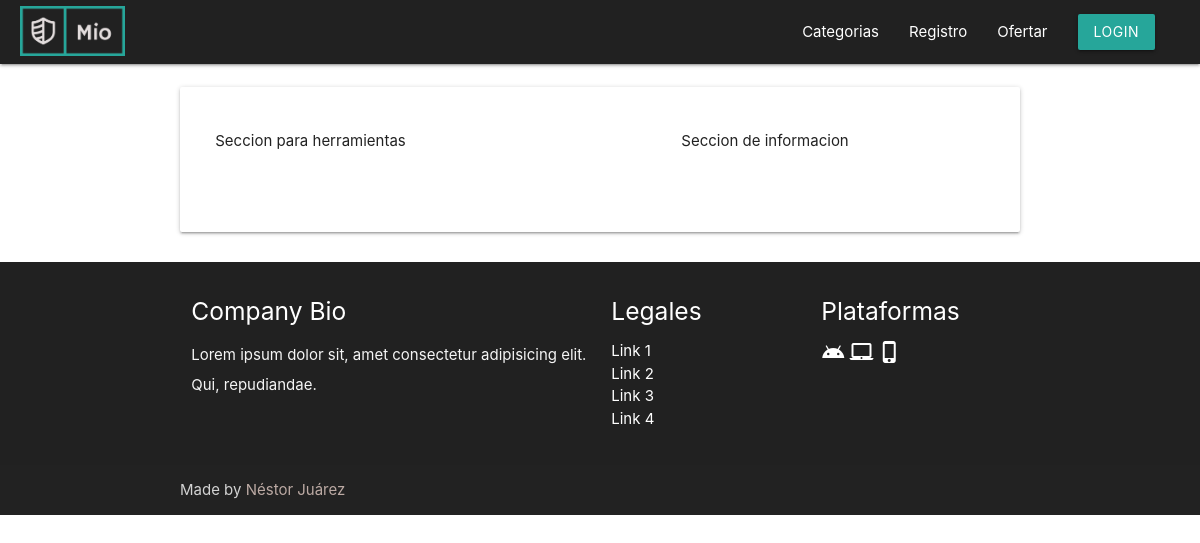
Before: /perfil/ with the older database file.
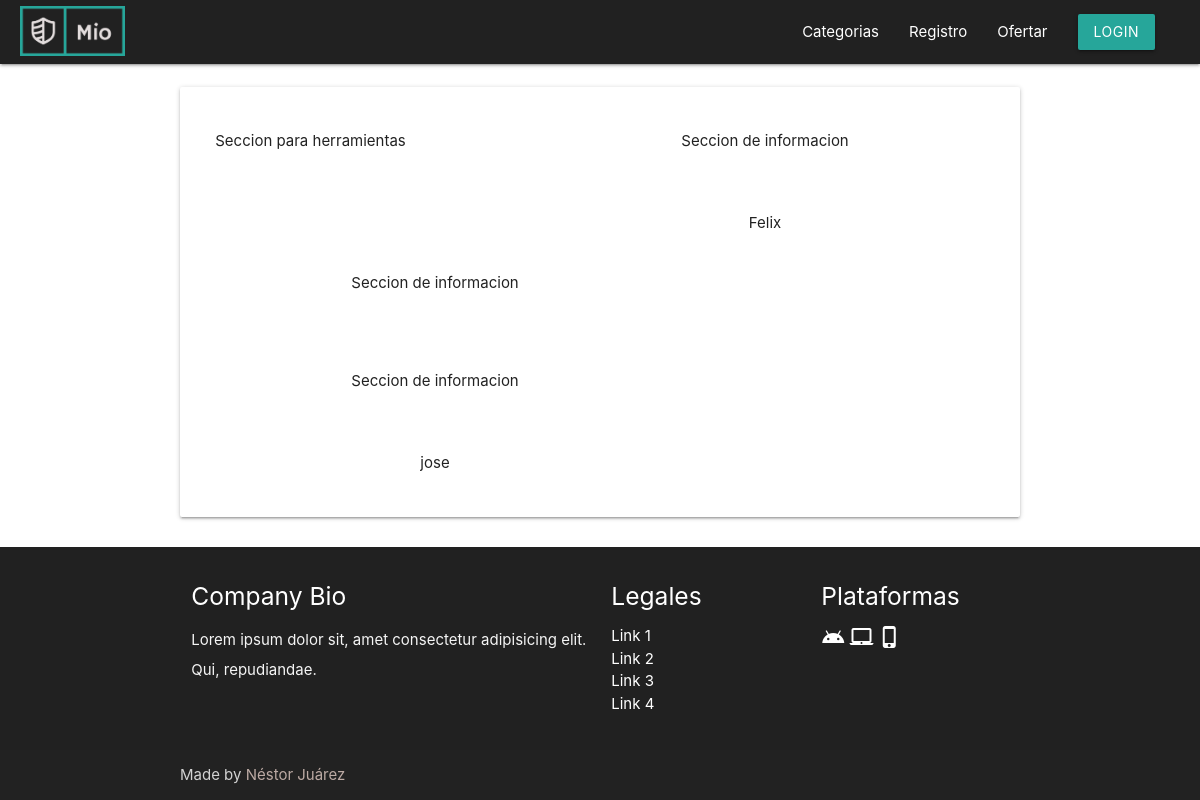
After: the same page with the newer database file.
### subastas_app/models.py (models this page shows, shortened)
class User(AbstractUser):
    first_name = models.CharField(max_length=150, null=False, blank=False, unique=False)
    last_name = models.CharField(max_length=150, unique=False)
    GENERO = [
    ("H", "Hombre"),
    ("M", "Mujer"),
    ("O", "Otro"),
    ]
    genere = models.CharField(max_length=1, choices=GENERO)
    date_birth = models.DateField(null=True, blank=True)
    username = models.CharField(unique=True, max_length=20, null=False, blank=False)
    password = models.CharField(max_length=12, null=False, blank=False)
    email = models.EmailField(unique=True, null = False, blank=False)
    image = models.ImageField(upload_to='user_images', null=True, blank=True, default='./user_images/anonimo.svg')
    is_staff = models.BooleanField(default=False, blank=False, null=False)
    is_superuser = models.BooleanField(default=False, blank=False, null=False)
    is_active = models.BooleanField(default=True)

### subastas_app/views.py (the view)
# urls.py: path("perfil/", views.perfil_usuario, name="perfil"),                                                            #Pagina que mesutra la informacion del perfil
def perfil_usuario(request):
    info_user = User.objects.all()
    return render(request, "./subastas_app/user_profile.html",{
        'user_info': info_user
    })

### subastas_app/templates/subastas_app/user_profile.html (shortened to what this page needs)
{% extends 'subastas_app/index.html' %}
    {% block content %}
    <div class="section container">
        <div class="row card-panel">
            <div class="col l5">
                <p>Seccion para herramientas</p>
            </div>
            {% for item  in user_info %}
            <div class="col l7 center-align">
                <p>Seccion de informacion</p>
                <p>{{ item.first_name }}</p>
            </div>
            {% endfor %}
        </div>
    </div>
    {% endblock %}

Changed rows visible on the page:
added User: first_name "Felix"
added User: first_name "jose"
